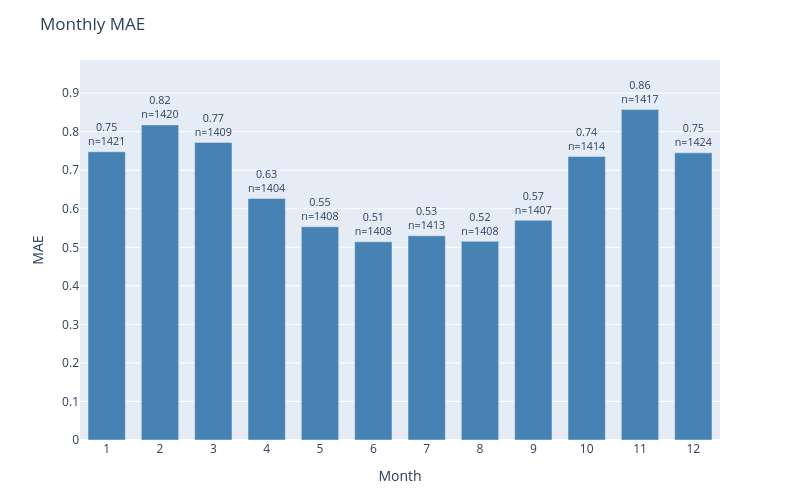

Notebook source saved alongside this figure:
### Code cell
plot_error_by_group(
    df=results_test,
    y_true_col='actual',
    y_pred_col='prediction',
    date_col='dt_prediction',
    group_by='month',
    metric='mae',
    title='Monthly MAE'
)

### Figure 1 — Plotly figure (JSON) as saved in the notebook; plotly's stock layout.template omitted (floating-point values rounded to 4 significant figures)
{"data": [{"marker": {"color": "steelblue"}, "text": ["0.75<br>n=1421", "0.82<br>n=1420", "0.77<br>n=1409", "0.63<br>n=1404", "0.55<br>n=1408", "0.51<br>n=1408", "0.53<br>n=1413", "0.52<br>n=1408", "0.57<br>n=1407", "0.74<br>n=1414", "0.86<br>n=1417", "0.75<br>n=1424"], "textposition": "outside", "type": "bar", "x": ["1", "2", "3", "4", "5", "6", "7", "8", "9", "10", "11", "12"], "y": [0.7481, 0.8176, 0.7722, 0.6268, 0.5533, 0.5142, 0.5301, 0.5156, 0.57, 0.7355, 0.8574, 0.7451]}], "layout": {"bargap": 0.3, "height": 500, "margin": {"b": 60, "t": 60}, "title": {"text": "Monthly MAE"}, "uniformtext": {"minsize": 8, "mode": "hide"}, "width": 800, "xaxis": {"title": {"text": "Month"}}, "yaxis": {"range": [0, 0.9861], "title": {"text": "MAE"}}}}
